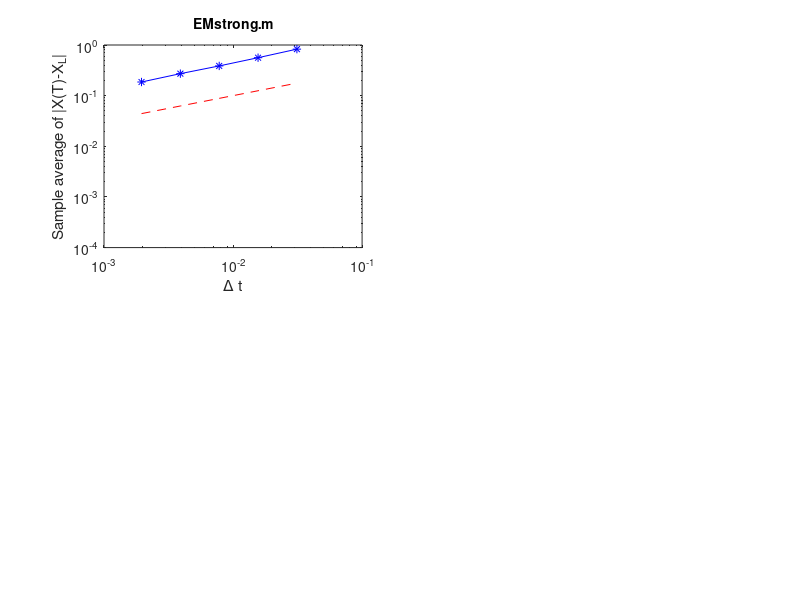

Write the MATLAB code that produced this figure.
% EMSTRONG Test strong convergence of Euler-Maruyama
% 
% Solves  dX = lambda*X dt + mu*X dW, X(0) = X0
%       where lambda = 2, mu = 1 and X0 = 1.
%      
% Discretized Brown path over [0,1] has dt = 2^(-9)
% EM uses 5 different timesteps: 16dt, 8dt, 4dt, 2dt, dt
% Examine strong convergence at T = 1: E|X_L-X(T)|

randn('state',100)
lambda = 2; mu = 1; X0 = 1;   % problem parameter
T = 1; N = 2^9; dt = T/N;
M = 1000;                     % number of paths sampled

Xerr = zeros(M,5);            % each cloume of Xerr stores the errors of paths of EM Method on different timesteps

%%%%%%--------------------------------%%%%%
%%%% 以下是自己所写的，对文献中的代码改进，向量运算代替循环可以加快速度 %%%%
dW = sqrt(dt)*randn(M,N);   % true solution and EM 用同一Brown paths
W = cumsum(dW,2);
Xtrue = X0*exp((lambda-0.5*mu^2)+mu*W(:,end)); 
for p = 1:5
    R = 2^(p-1); Dt = R*dt; L = N/R; 
    Xtemp = repmat(X0,[M,1]);  %每个循环需重新赋初值，按不同步长重新计算（不应该放在外循环之外）
    for j = 1:L
        Winner = sum(dW(:,R*(j-1)+1:R*j),2);  % 按第2个维度求和，得到的是列向量
        Xtemp = Xtemp + Dt*lambda*Xtemp + mu*Xtemp.*Winner;  
    end
    Xerr(:,p) = abs(Xtemp - Xtrue);
end  
%%%%--------------------------------%%%%

%%%% 以下被注释屏蔽的是论文中的代码，有三个嵌套循环，运行速度慢于上面的代码。
% for s = 1:M                   % the number of sample paths
%     dW = sqrt(dt)*randn(1,N);
%     W = cumsum(dW);
%     Xtrue = X0*exp((lambda-0.5*mu^2)+mu*W(end));   % the exact solution at t = 1
%     for p = 1:5
%         R = 2^(p-1); Dt = R*dt; L = N/R;      % 取不同步长计算在t = 1处EM的解（要画出Error-Dt的图像，所以需要选取不同的步长计算）
%         Xtemp = X0;
%         for j = 1:L
%             Winner = sum(dW(R*(j-1)+1:R*j));
%             Xtemp = Xtemp + Dt*lambda*Xtemp + mu*Xtemp*Winner;
%         end
%         Xerr(s,p) = abs(Xtemp-Xtrue);       % store the error at t = 1
%     end
% end
%%%% ------------------------------------%%%%%%%

Dtvector = dt*(2.^[0:4]);
subplot(221)
loglog(Dtvector,mean(Xerr),'b*-'); hold on;
loglog(Dtvector,(Dtvector.^(.5)),'r--'); hold off;  %refence slope of 1/2
axis([1e-3 1e-1 1e-4 1]);
xlabel('\Delta t'); ylabel('Sample average of |X(T)-X_L|');
title('EMstrong.m','Fontsize',10);

%%%% Least squares fit of error = C*Dt^q %%%%
A = [ones(5,1),log(Dtvector)']; rhs = log (mean(Xerr)');
sol = A\rhs; q = sol(2)
resid = norm(A*sol - rhs)
